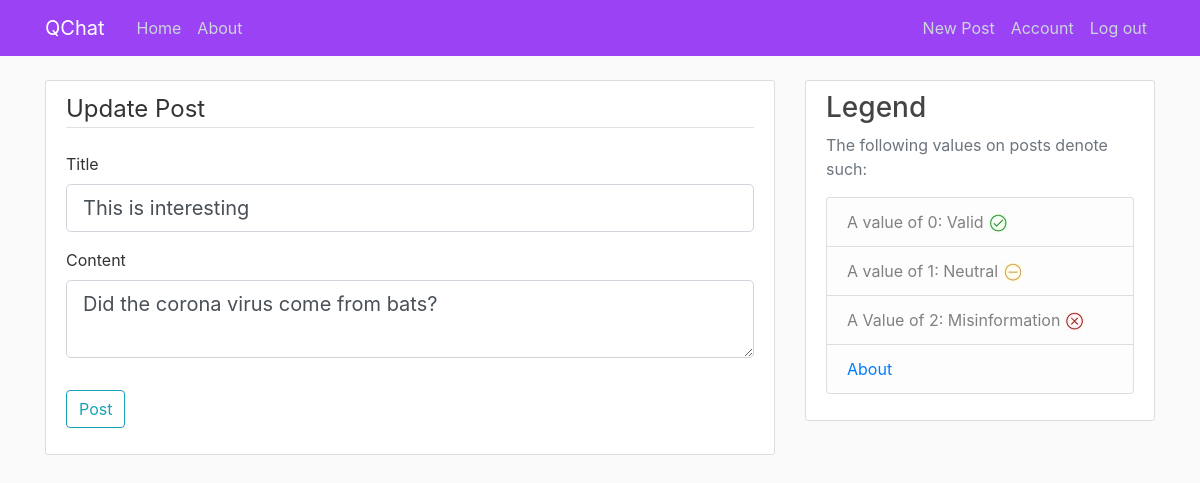
The app's page /post/33/update (signed in) with its own data.
### app/models.py (models this page shows, shortened)
class Post(db.Model):
    id = db.Column(db.Integer, primary_key=True)                                    # Primary Key
    title = db.Column(db.String(100), nullable=False)                               # Each Post will have a title, with a max(100) characters, uniqueness does not apply, and Null is not allowed!
    date_posted = db.Column(db.DateTime, nullable=False, default=datetime.utcnow)   # Each Post will have a date_posted, with DateTime set to utcnow, current time, and Null is not allowed!
    content = db.Column(db.Text, nullable=False)                                    # Each Post will have a content with no character limit, and Null is not allowed!
    user_id = db.Column(db.Integer, db.ForeignKey('user.id'), nullable=False)       # This is using the user id as a ForeignKey, each post must have an Author, so Null is not allowed!

### app/posts/routes.py (the view, shortened to what this page needs)
@posts.route('/post/<int:post_id>/update', methods=['GET', 'POST'])
@login_required
def update_post(post_id):
    post = Post.query.get_or_404(post_id)
    if post.author != current_user:
        abort(403)
    form = PostForm()                                                       # Create an instance of the PostForm()
    if request.method == 'GET':
        form.title.data = post.title                                        # This ensures that the fields are populated with the previous text! But only if it's a 'GET' request.
        form.content.data = post.content                                    # This ensures that the fields are populated with the previous text! But only if it's a 'GET' request.
    return render_template('create_post.html', title='Update Post', form=form, legend='Update Post')            # Redirect to Create_Post.html, but with some pre-filled text, and a newer legend!

### app/posts/forms.py
class PostForm(FlaskForm):
    title = StringField('Title', validators=[ DataRequired() ])
    content = TextAreaField('Content', validators=[ DataRequired() ])
    submit = SubmitField('Post')

### app/models.py (called while the page is built)
@login_manager.user_loader
def laod_user(user_id):
    return User.query.get(int(user_id))                                             # getter function that helps get the user_id

### app/templates/create_post.html (shortened to what this page needs)
{% extends "template.html" %}
{% block content %}
    <div class="content-section">
        <form method="POST" action="">
            <fieldset class="form-group">
                <legend class="border-bottom mb-4">{{ legend }}</legend>
                <div class="form-group">
                    {{ form.title.label(class="form-control-label") }}
                    {% if form.title.errors %}
                        {{ form.title(class="form-control form-control-lg is-invalid") }}
                        <div class="invalid-feedback">
                            {% for error in form.title.errors %}
                                <span> {{ error }} </span>
                            {% endfor %}
                        </div>
                    {% else %}
                        {{ form.title(class="form-control form-control-lg") }}
                    {% endif %}
                </div>
                <div class="form-group">
                    {{ form.content.label(class="form-control-label") }}
                    {% if form.content.errors %}
                        {{ form.content(class="form-control form-control-lg is-invalid") }}
                        <div class="invalid-feedback">
                            {% for error in form.content.errors %}
                                <span> {{ error }} </span>
                            {% endfor %}
                        </div>
                    {% else %}
                        {{ form.content(class="form-control form-control-lg") }}
                    {% endif %}
                </div>
            </fieldset>
            <div class="form-group">
                {{ form.submit(class="btn btn-outline-info") }}
            </div>
        </form>
    </div>
{% endblock content %}

### app/static/main.css (style rules this page uses)
body { background: #fafafa; color: #333333; margin-top: 5rem; }
.content-section { background: #ffffff; padding: 10px 20px; border: 1px solid #dddddd; border-radius: 3px; margin-bottom: 20px; }

### records on screen
Post: title "This is interesting", content "Did the corona virus come from bats?"

### other values on screen
{{ legend }} "Update Post"
